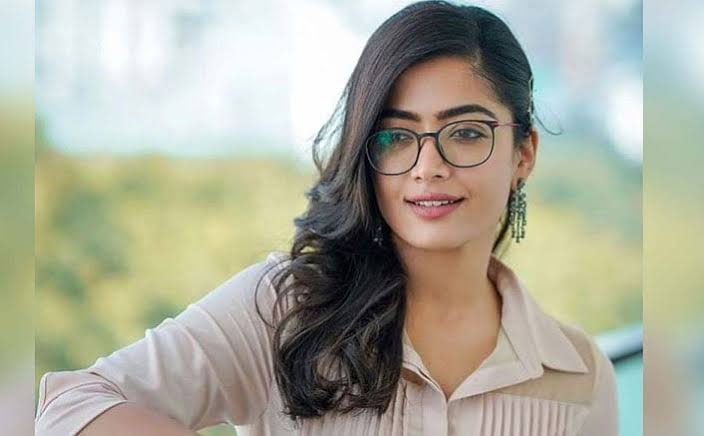
#> input picture images (38).jpeg, 704 x 436 px, found by its file name
$ jupyter execute Cartoon_Image.ipynb
#> lines starting #> are read from the running program, lines starting #| are printed output that depends on the picture; after the words box and inside, x2 and y2 are one past the last pixel; in counts of white or black regions, pixels touching at a corner belong together
[cell 1]
# Necessary imports
import cv2
import numpy as np
#  Importing function cv2_imshow necessary for programming in Google Colab
from google.colab.patches import cv2_imshow

[cell 2]
img = cv2.imread("/content/images (38).jpeg")
#> img is the input picture: shape (436, 704, 3); mean B, G, R 155.2, 171.2, 170.6
cv2_imshow(img)

[cell 3]
edges = cv2.Canny(img, 100, 320)
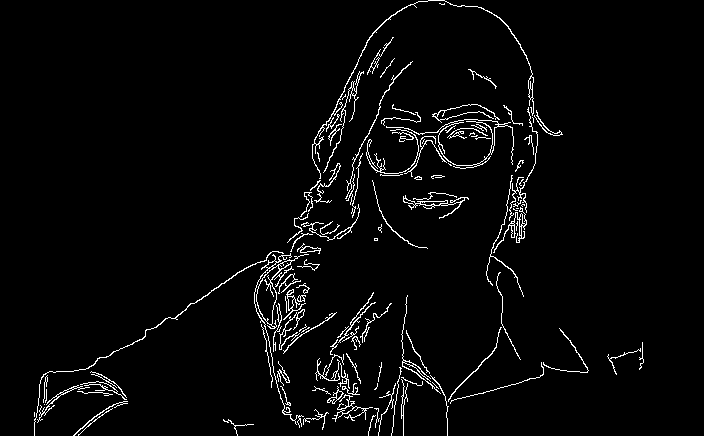
#> edges: shape (436, 704); 3.2% white in thin lines or dots, all inside (x1, y1, x2, y2) = (34, 0, 644, 436)
cv2_imshow(edges)

[cell 4]
gray = cv2.cvtColor(img, cv2.COLOR_BGR2GRAY)
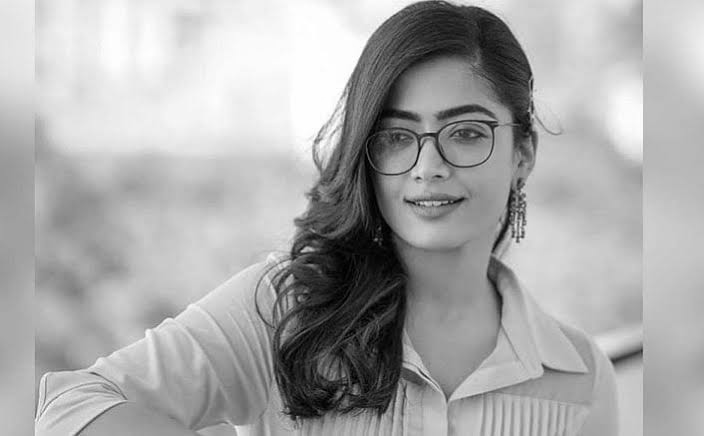
#> gray: shape (436, 704); min 0, max 255, mean 169.2
edges = cv2.adaptiveThreshold(gray, 500, cv2.ADAPTIVE_THRESH_MEAN_C, cv2.THRESH_BINARY, 47, 27)
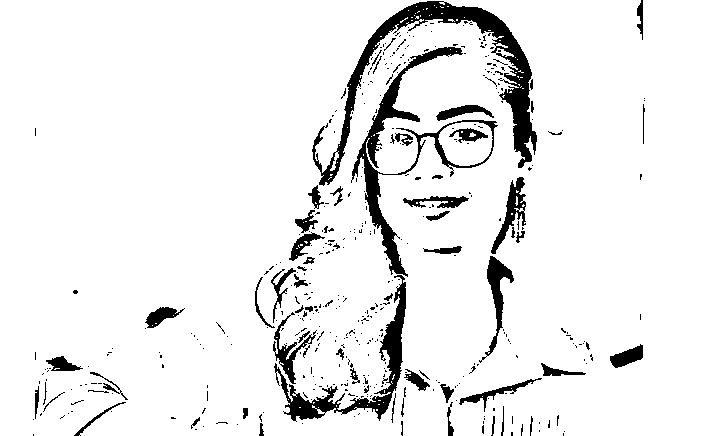
#> edges: shape (436, 704); 92.3% white; 449 black regions (385 under 20 px), largest, box (x1, y1, x2, y2) and area: (312, 1, 537, 186) 6102, (351, 47, 498, 277) 3979, (274, 275, 406, 422) 3037
cv2_imshow(edges)

[cell 5]
color = cv2.bilateralFilter(img, d=7, sigmaColor=6,sigmaSpace=9)
cv2_imshow(color)

[cell 6]
def color_quantization(img, k):
# Defining input data for clustering
#> called with k = 5
  data = np.float32(img).reshape((-1, 3))
# Defining criteria
  criteria = (cv2.TERM_CRITERIA_EPS + cv2.TERM_CRITERIA_MAX_ITER, 200, 20.0)
# Applying cv2.kmeans function
  ret, label, center = cv2.kmeans(data, k, None, criteria, 10, cv2.KMEANS_RANDOM_CENTERS)
#> ret = 267820548.2; center = [[168.1, 195.1, 190.4], [86.53, 93.04, 105.5], [37.9, 36.3, 36.29], [238.6, 235.3, 223.7], [124.1, 153.6, 165.9]]
  center = np.uint8(center)
#> center = [[168, 195, 190], [86, 93, 105], [37, 36, 36], [238, 235, 223], [124, 153, 165]]
  result = center[label.flatten()]
  result = result.reshape(img.shape)
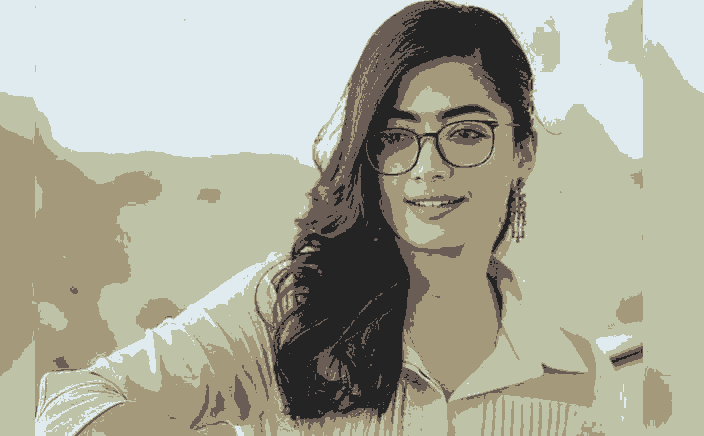
#> result: shape (436, 704, 3); mean B, G, R 154.9, 170.9, 170.1
  return result

[cell 7]
img_1 = color_quantization(img, 5)
cv2_imshow(img_1)

[cell 8]
cartoon = cv2.bitwise_and(color, color, img_1, mask=edges)
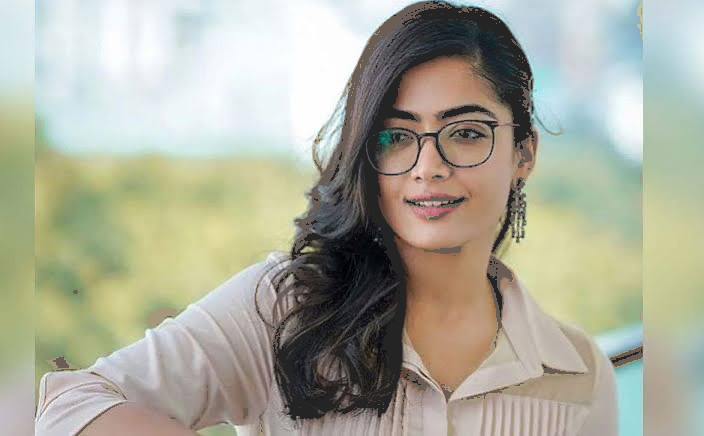
#> cartoon: shape (436, 704, 3); mean B, G, R 155.3, 171.4, 170.9
cv2_imshow(cartoon)
